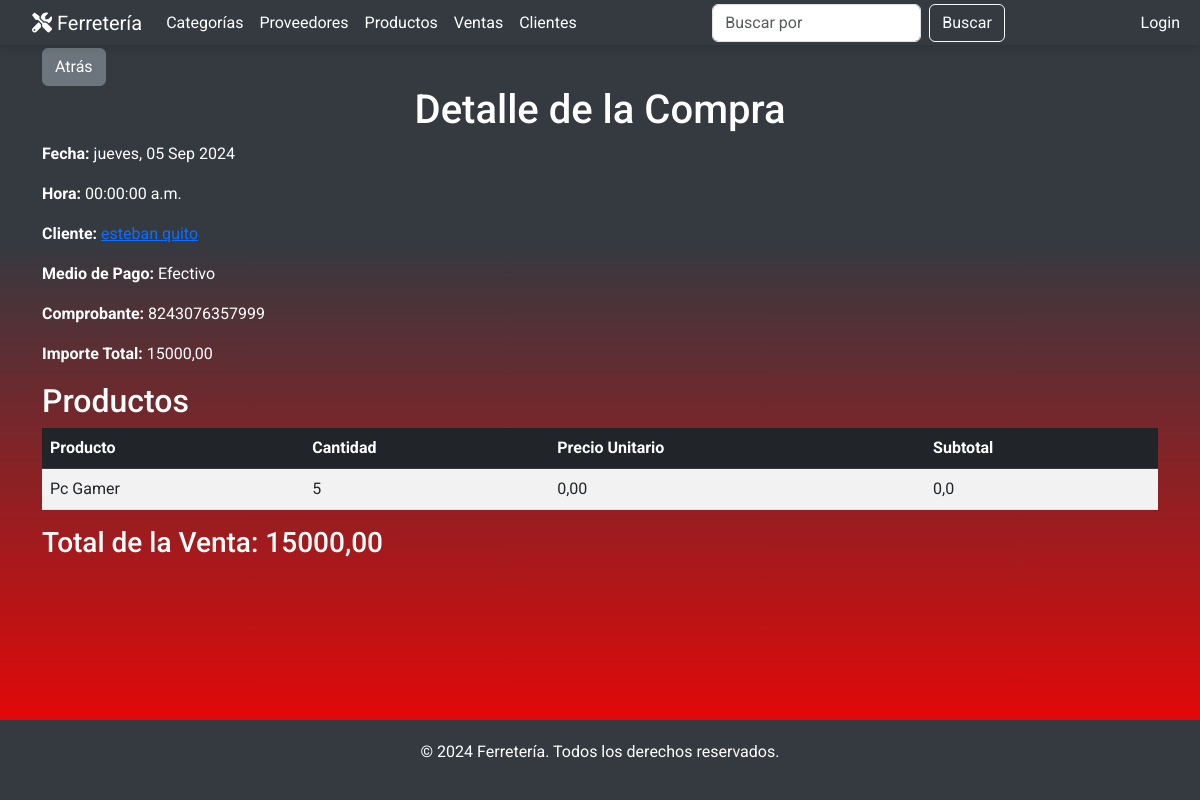
/ventas/25/, run on the app's committed database.
### miAplicacion/models.py (models this page shows, shortened)
class Venta(models.Model):
    fecha = models.DateTimeField(default=timezone.now)
    numero_comprobante = models.CharField(max_length=13, unique=True, verbose_name="Número de Comprobante")
    cliente = models.ForeignKey(Cliente, on_delete=models.CASCADE, default=None, null=True)
    medio_de_pago = models.ForeignKey(MedioDePago, on_delete=models.CASCADE, default=None, null=True)
    detalle_ventas = models.ManyToManyField(Producto, through="DetalleVenta")
    importe_total = models.DecimalField(null=False, max_digits=10, decimal_places=2, default=0.00)
    anulada = models.BooleanField(default=False)  # Nuevo campo

class Cliente(models.Model):
    nombre = models.CharField(max_length=50)
    apellido = models.CharField(max_length=100)
    documento = models.CharField(max_length=50)
    direccion = models.CharField(max_length=200, default='', blank=True)
    telefono = models.CharField(max_length=15)
    email = models.EmailField(default='', blank=True)
    def __str__(self):
        return f"{self.nombre} {self.apellido}"

class MedioDePago(models.Model):
    TIPO_PAGO_CHOICES = [
        ('EF', 'Efectivo'),
        ('TC', 'Tarjeta de Crédito'),
        ('TD', 'Tarjeta de Débito'),
        ('TR', 'Transferencia Bancaria'),
    ]  # Puedes agregar más opciones aquí
    nombre = models.CharField(max_length=2, choices=TIPO_PAGO_CHOICES, unique=True)
    def __str__(self):
        return self.get_nombre_display()

class DetalleVenta(models.Model):
    venta = models.ForeignKey('Venta', on_delete=models.CASCADE, default=None, null=True)
    producto = models.ForeignKey('Producto', on_delete=models.CASCADE, default=None, null=True)
    cantidad = models.PositiveIntegerField(default=None, null=True)  # Cambiado a PositiveIntegerField
    precio_unitario = models.DecimalField(max_digits=10, decimal_places=2, default=0.00)  # Campo congelado
    importe = models.DecimalField(max_digits=10, decimal_places=2, default=0.00)
    hora = models.DateTimeField(default=timezone.now)

class Producto(models.Model):
    nombre = models.CharField(max_length=100)
    descripcion = models.TextField()
    precio = models.DecimalField(max_digits=10, decimal_places=2, default=0.000)
    cantidad_stock = models.PositiveIntegerField()
    categoria = models.ForeignKey('Categoria', on_delete=models.SET_NULL, null=True)
    fecha_creacion = models.DateField(auto_now_add=True)
    fecha_actualizacion = models.DateTimeField(auto_now=True)
    proveedor = models.ForeignKey('Proveedor', on_delete=models.SET_NULL, null=True, blank=True)
    imagen = models.ImageField(upload_to='productos/', default='productos/default.png', blank=True, null=True)

### miAplicacion/views.py (the view)
# urls.py: path('ventas/<int:venta_id>/', views.detalle_venta, name='detalle_venta'),
def detalle_venta(request, venta_id):
    venta = get_object_or_404(Venta, id=venta_id)
    detalles_venta = DetalleVenta.objects.filter(venta=venta)
    hora_venta = detalles_venta.first().hora if detalles_venta.exists() else None
    context = {
        'venta': venta,
        'detalles_venta': detalles_venta,
        'hora_venta': hora_venta,  # Pasar la hora del primer detalle al contexto
    }
    return render(request, 'ventas/detalle_venta.html', context)

### miAplicacion/templatetags/custom_filters.py (called while the page is built)
@register.filter
def multiply(value, arg):
    try:
        return float(value) * float(arg)
    except (ValueError, TypeError):
        return None

### miAplicacion/templates/ventas/detalle_venta.html (shortened to what this page needs)
{% extends 'base.html' %}
{% load custom_filters %}
{% block content %}
<div class="container my-5">
    <button type="button" onclick="window.location.href='{% url 'venta_lista' %}'" class="btn btn-secondary">Atrás</button>
    <h1 class="text-center">Detalle de la Compra</h1>
    <p><strong>Fecha:</strong> {{ venta.fecha|date:"l, d M Y" }}</p>
    <p><strong>Hora:</strong> {{ venta.fecha|time:"H:i:s a" }}</p>
    <p class="cliente-link"><strong>Cliente:</strong> <a class="cliente-link" href="{% url 'cliente_compras' venta.cliente.id %}">{{ venta.cliente }}</a></p>
    <p><strong>Medio de Pago:</strong> {{ venta.medio_de_pago }}</p>
    <p><strong>Comprobante:</strong> {{ venta.numero_comprobante }}</p>
    <p><strong>Importe Total:</strong> {{ venta.importe_total }}</p>
    <h2>Productos</h2>
    <table class="table table-striped table-hover align-middle">
        <thead class="table-dark">
            <tr>
                <th>Producto</th>
                <th>Cantidad</th>
                <th>Precio Unitario</th>
                <th>Subtotal</th>
            </tr>
        </thead>
        <tbody>
            {% for detalle in detalles_venta %}
            <tr>
                <td>{{ detalle.producto.nombre }}</td>
                <td>{{ detalle.cantidad }}</td>
                <td>{{ detalle.precio_unitario }}</td>
                <td>{{ detalle.cantidad|multiply:detalle.precio_unitario }}</td>
            </tr>
            {% endfor %}
        </tbody>
    </table>
    <h3>Total de la Venta: {{ venta.importe_total }}</h3>
</div>
{% endblock %}

### miAplicacion/templates/base.html (style rules this page uses)
html, body { margin: 0; padding: 0; height: 100%; }
body { font-family: 'Roboto', sans-serif; background-color: #f8f9fa; color: #333; display: flex; flex-direction: column; min-height: 100vh; }

### data on the page
Venta: fecha "jueves, 05 Sep 2024", fecha "00:00:00 a.m.", cliente "esteban quito", medio_de_pago "Efectivo", numero_comprobante "8243076357999", importe_total "15000,00"
DetalleVenta: producto.nombre "Pc Gamer", cantidad "5", precio_unitario "0,00", cantidad|multiply "0,0"
